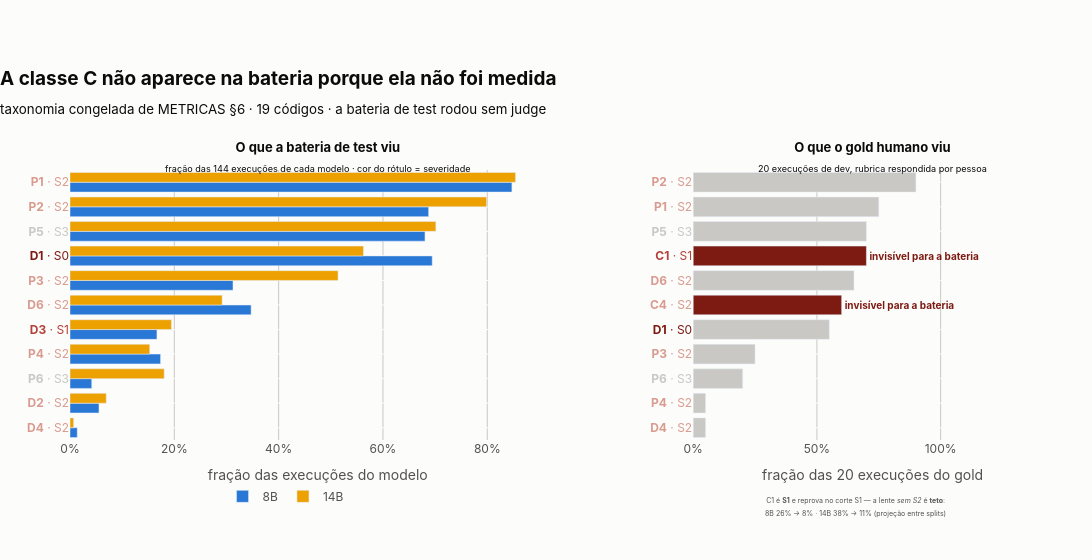

Notebook cell for this chart:
### Markdown cell above
### `fig12_taxonomia_falhas.png`

**O que ela mostra:** à esquerda, a frequência de cada código na bateria, por modelo, com a
severidade na cor da faixa. À direita, os mesmos códigos medidos no gold humano — e as duas
barras vermelhas que a bateria de test não tem como produzir.

**O que ela NÃO mostra:** que as duas amostras sejam comparáveis. São 20 execuções de dev contra
288 de test, cenários diferentes e n muito diferente. O que o painel da direita sustenta é
*"este código acontece, e nesta bateria ele não teria como aparecer"* — não *"a taxa de test é a
de dev"*.

### Code cell
ordenados = list(freqs)[::-1]  # plotly desenha barra horizontal de baixo para cima
codigos_eixo = [f.codigo for f in ordenados]

fig2 = make_subplots(
    rows=1,
    cols=2,
    column_widths=[0.58, 0.42],
    horizontal_spacing=0.13,
    subplot_titles=[
        "<b>O que a bateria de test viu</b><br>"
        "<sub>fração das 144 execuções de cada modelo · cor do rótulo = severidade</sub>",
        "<b>O que o gold humano viu</b><br>"
        "<sub>20 execuções de dev, rubrica respondida por pessoa</sub>",
    ],
)

for modelo in MODELOS:
    fig2.add_bar(
        y=codigos_eixo,
        x=[f.fracao_do_modelo(modelo) for f in ordenados],
        name=ROTULO[modelo],
        orientation="h",
        marker=dict(color=COR[modelo]),
        hovertemplate=f"{ROTULO[modelo]} · %{{y}} · %{{x:.0%}}<extra></extra>",
        row=1,
        col=1,
    )

no_gold = {lac.codigo: lac for lac in lacunas}
gold_ordenado = sorted(lacunas, key=lambda lac: lac.fracao_no_gold)
fig2.add_bar(
    y=[lac.codigo for lac in gold_ordenado],
    x=[lac.fracao_no_gold for lac in gold_ordenado],
    orientation="h",
    marker=dict(
        color=[COR_SEV["S0"] if lac.invisivel else CINZA for lac in gold_ordenado]
    ),
    text=[
        "<b>invisível para a bateria</b>" if lac.invisivel else ""
        for lac in gold_ordenado
    ],
    textposition="outside",
    textfont=dict(color=COR_SEV["S0"], size=10),
    showlegend=False,
    hovertemplate="%{y} · %{x:.0%} do gold<extra></extra>",
    row=1,
    col=2,
)

teto_8b, teto_14b = tetos[0], tetos[1]
fig2.add_annotation(
    x=0.80, y=-0.20, xref="paper", yref="paper", xanchor="center", yanchor="top",
    showarrow=False, align="center",
    text=(
        "<sub>C1 é <b>S1</b> e reprova no corte S1 — a lente <i>sem S2</i> é <b>teto</b>:<br>"
        f"{ROTULO[teto_8b.model_key]} {teto_8b.taxa_observada:.0%} → "
        f"{teto_8b.teto_projetado:.0%} · "
        f"{ROTULO[teto_14b.model_key]} {teto_14b.taxa_observada:.0%} → "
        f"{teto_14b.teto_projetado:.0%} (projeção entre splits)</sub>"
    ),
    font=dict(color=TINTA2, size=10),
)

fig2.update_layout(
    title=dict(
        text=(
            "<b>A classe C não aparece na bateria porque ela não foi medida</b><br>"
            "<sub>taxonomia congelada de METRICAS §6 · 19 códigos · a bateria de test rodou "
            "sem judge</sub>"
        ),
        font=dict(color=TINTA, size=19), x=0, xanchor="left",
    ),
    barmode="group",
    plot_bgcolor=SUPERFICIE, paper_bgcolor=SUPERFICIE, font=dict(color=TINTA2, family=fg.FAMILIA),
    width=1180, height=560, margin=dict(l=70, r=40, t=170, b=120),
    legend=dict(orientation="h", y=-0.155, x=0.22, yanchor="top", xanchor="center"),
)
fig2.update_xaxes(row=1, col=1, title="fração das execuções do modelo", gridcolor=CINZA,
                  zeroline=False, tickformat=".0%", range=[0, 0.95])
fig2.update_xaxes(row=1, col=2, title="fração das 20 execuções do gold", gridcolor=CINZA,
                  zeroline=False, tickformat=".0%", range=[0, 1.45])
for coluna in (1, 2):
    fig2.update_yaxes(row=1, col=coluna, gridcolor=SUPERFICIE, zeroline=False,
                      tickfont=dict(size=12))

# A severidade entra como cor do rótulo do eixo, não como quarta série: uma barra a mais por
# código competiria com a comparação entre modelos, que é a leitura principal do painel.
severidade_do_codigo = {f.codigo: f.severidade for f in freqs}
severidade_do_codigo.update({lac.codigo: lac.severidade for lac in lacunas})
for coluna, eixo_codigos in ((1, codigos_eixo), (2, [lac.codigo for lac in gold_ordenado])):
    fig2.update_yaxes(
        row=1, col=coluna,
        tickmode="array",
        tickvals=eixo_codigos,
        ticktext=[
            f"<span style='color:{COR_SEV[severidade_do_codigo[c]]}'>"
            f"<b>{c}</b> · {severidade_do_codigo[c]}</span>"
            for c in eixo_codigos
        ],
    )
for anotacao in fig2.layout.annotations[:2]:
    anotacao.font = dict(color=TINTA, size=13)
    anotacao.yshift = -6

fig2.update_traces(row=1, col=2, cliponaxis=False)
fg.exportar(fig2, "fig12_taxonomia_falhas", FIGURAS)
print("fig12 ok")
fig2.show()

### Figure 1 — Plotly figure (JSON) as saved in the notebook; plotly's stock layout.template omitted (floating-point values rounded to 4 significant figures)
{"data": [{"hovertemplate": "8B · %{y} · %{x:.0%}<extra></extra>", "marker": {"color": "#2a78d6"}, "name": "8B", "orientation": "h", "type": "bar", "x": [0.01389, 0.05556, 0.04167, 0.1736, 0.1667, 0.3472, 0.3125, 0.6944, 0.6806, 0.6875, 0.8472], "xaxis": "x", "y": ["D4", "D2", "P6", "P4", "D3", "D6", "P3", "D1", "P5", "P2", "P1"], "yaxis": "y"}, {"hovertemplate": "14B · %{y} · %{x:.0%}<extra></extra>", "marker": {"color": "#eda100"}, "name": "14B", "orientation": "h", "type": "bar", "x": [0.006944, 0.06944, 0.1806, 0.1528, 0.1944, 0.2917, 0.5139, 0.5625, 0.7014, 0.7986, 0.8542], "xaxis": "x", "y": ["D4", "D2", "P6", "P4", "D3", "D6", "P3", "D1", "P5", "P2", "P1"], "yaxis": "y"}, {"cliponaxis": false, "hovertemplate": "%{y} · %{x:.0%} do gold<extra></extra>", "marker": {"color": ["#c9c8c4", "#c9c8c4", "#c9c8c4", "#c9c8c4", "#c9c8c4", "#7d1a12", "#c9c8c4", "#7d1a12", "#c9c8c4", "#c9c8c4", "#c9c8c4"]}, "orientation": "h", "showlegend": false, "text": ["", "", "", "", "", "<b>invisível para a bateria</b>", "", "<b>invisível para a bateria</b>", "", "", ""], "textfont": {"color": "#7d1a12", "size": 10}, "textposition": "outside", "type": "bar", "x": [0.05, 0.05, 0.2, 0.25, 0.55, 0.6, 0.65, 0.7, 0.7, 0.75, 0.9], "xaxis": "x2", "y": ["D4", "P4", "P6", "P3", "D1", "C4", "D6", "C1", "P5", "P1", "P2"], "yaxis": "y2"}], "layout": {"annotations": [{"font": {"color": "#0b0b0b", "size": 13}, "showarrow": false, "text": "<b>O que a bateria de test viu</b><br><sub>fração das 144 execuções de cada modelo · cor do rótulo = severidade</sub>", "x": 0.2523, "xanchor": "center", "xref": "paper", "y": 1.0, "yanchor": "bottom", "yref": "paper", "yshift": -6}, {"font": {"color": "#0b0b0b", "size": 13}, "showarrow": false, "text": "<b>O que o gold humano viu</b><br><sub>20 execuções de dev, rubrica respondida por pessoa</sub>", "x": 0.8173, "xanchor": "center", "xref": "paper", "y": 1.0, "yanchor": "bottom", "yref": "paper", "yshift": -6}, {"align": "center", "font": {"color": "#52514e", "size": 10}, "showarrow": false, "text": "<sub>C1 é <b>S1</b> e reprova no corte S1 — a lente <i>sem S2</i> é <b>teto</b>:<br>8B 26% → 8% · 14B 38% → 11% (projeção entre splits)</sub>", "x": 0.8, "xanchor": "center", "xref": "paper", "y": -0.2, "yanchor": "top", "yref": "paper"}], "barmode": "group", "font": {"color": "#52514e", "family": "Inter, Helvetica, Arial, sans-serif"}, "height": 560, "legend": {"orientation": "h", "x": 0.22, "xanchor": "center", "y": -0.155, "yanchor": "top"}, "margin": {"b": 120, "l": 70, "r": 40, "t": 170}, "paper_bgcolor": "#fcfcfb", "plot_bgcolor": "#fcfcfb", "title": {"font": {"color": "#0b0b0b", "size": 19}, "text": "<b>A classe C não aparece na bateria porque ela não foi medida</b><br><sub>taxonomia congelada de METRICAS §6 · 19 códigos · a bateria de test rodou sem judge</sub>", "x": 0, "xanchor": "left"}, "width": 1180, "xaxis": {"anchor": "y", "domain": [0.0, 0.5046], "gridcolor": "#c9c8c4", "range": [0, 0.95], "tickformat": ".0%", "title": {"text": "fração das execuções do modelo"}, "zeroline": false}, "xaxis2": {"anchor": "y2", "domain": [0.6346, 1.0], "gridcolor": "#c9c8c4", "range": [0, 1.45], "tickformat": ".0%", "title": {"text": "fração das 20 execuções do gold"}, "zeroline": false}, "yaxis": {"anchor": "x", "domain": [0.0, 1.0], "gridcolor": "#fcfcfb", "tickfont": {"size": 12}, "tickmode": "array", "ticktext": ["<span style='color:#d99b8f'><b>D4</b> · S2</span>", "<span style='color:#d99b8f'><b>D2</b> · S2</span>", "<span style='color:#c9c8c4'><b>P6</b> · S3</span>", "<span style='color:#d99b8f'><b>P4</b> · S2</span>", "<span style='color:#b3403a'><b>D3</b> · S1</span>", "<span style='color:#d99b8f'><b>D6</b> · S2</span>", "<span style='color:#d99b8f'><b>P3</b> · S2</span>", "<span style='color:#7d1a12'><b>D1</b> · S0</span>", "<span style='color:#c9c8c4'><b>P5</b> · S3</span>", "<span style='color:#d99b8f'><b>P2</b> · S2</span>", "<span style='color:#d99b8f'><b>P1</b> · S2</span>"], "tickvals": ["D4", "D2", "P6", "P4", "D3", "D6", "P3", "D1", "P5", "P2", "P1"], "zeroline": false}, "yaxis2": {"anchor": "x2", "domain": [0.0, 1.0], "gridcolor": "#fcfcfb", "tickfont": {"size": 12}, "tickmode": "array", "ticktext": ["<span style='color:#d99b8f'><b>D4</b> · S2</span>", "<span style='color:#d99b8f'><b>P4</b> · S2</span>", "<span style='color:#c9c8c4'><b>P6</b> · S3</span>", "<span style='color:#d99b8f'><b>P3</b> · S2</span>", "<span style='color:#7d1a12'><b>D1</b> · S0</span>", "<span style='color:#d99b8f'><b>C4</b> · S2</span>", "<span style='color:#d99b8f'><b>D6</b> · S2</span>", "<span style='color:#b3403a'><b>C1</b> · S1</span>", "<span style='color:#c9c8c4'><b>P5</b> · S3</span>", "<span style='color:#d99b8f'><b>P1</b> · S2</span>", "<span style='color:#d99b8f'><b>P2</b> · S2</span>"], "tickvals": ["D4", "P4", "P6", "P3", "D1", "C4", "D6", "C1", "P5", "P1", "P2"], "zeroline": false}}}
